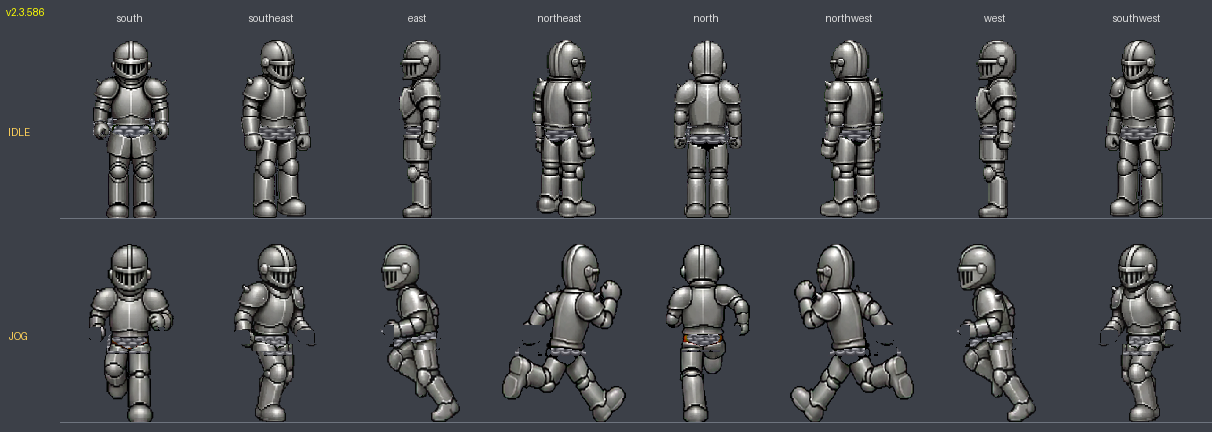
#> input picture tools/armored-board-v2.3.586.png, 1212 x 432 px, given in place of jog-armored-board-v2.3.586.png.png, which was not available
$ python rebuild_fullset_neck.py armored-board-v2.3.586.png 5
#> lines starting #> are read from the running program, lines starting #| are printed output that depends on the picture; pictures that were not available may be replaced by others from this repository, and a replacement may not be noted
#!/usr/bin/env python3
"""v2.3.1377 (owner: SW f1/f4/f7-10/f12/f13/f18/f19 "too much neck shoulder
showing except 4 which just has a decapitated floating head"): the fixed
0.27-of-figure helmet cut (v2.3.1370) tracks the BODY's bob, but the knight
figure's collar — drawn by the artist and registered by silhouette — does
not bob identically.  Where the cut landed below the collar the erase
clipped the collar and the head overlay showed neck/shoulder skin over the
armor; where it landed above, the overlay stopped short of the collar and
the head floated.

The cut is now PER-FRAME, anchored to the KNIGHT's own shoulder line:
the topmost armor row measured just OUTSIDE the helmet's columns (the
pauldron/collar shelf, unobstructed by the helmet), plus a small overlap
so the neck always tucks into the collar.  Both the fullset-sheet helmet
erase and the head-overlay sheet derive from the SAME per-frame row, so
they can never disagree.

Rebuilds from the PRISTINE (pre-erase) fullset sheet — restore it from
git first:  git show f162e5e:public/sprites/gear/fullset/steel/jog-<dir>.png

Usage: python3 tools/rebuild_fullset_neck.py <dir> [overlap_px]
Do NOT pipe through `head` — SIGPIPE can kill the run before the save.
"""
import sys
import numpy as np
from scipy import ndimage
from PIL import Image

OVERLAP = 2   # px of skin allowed to tuck over the collar top
# v2.3.1377c: hand-tuned per-frame cut nudges (negative = cut higher =
# less neck skin, more helmet risk).  Applied after the min() rule.
# southwest f8/f18: the collar sits genuinely low there (leaning pose),
# so the body-line cut left a long bare throat (owner's frame list).
OFFSETS = {'southwest': {1: 4, 8: -3, 18: -3}}
# per-frame right-slack clip for the head band (default +7): f1's lowered
# cut otherwise scoops the raised arm's skin into the overlay.
RSLACK = {'southwest': {1: 1}}
# frames whose cut sits BELOW the armor shoulder line: between the two,
# erase only the FACE-width columns so the pauldrons keep their tops
# (owner: f1 "chunk still missing from that shoulder").  Value =
# (left inset, right inset) applied to the head cols for the mid band.
MIDBAND = {'southwest': {1: (0, 3)}}
# v2.3.1378: frames where a smidge of helmet edge survived BEYOND the
# column slack (owner: SW f0/f1/f2/f13/f14).  For these, a wider band
# is shaved down to the armor SHELF: everything above the first row
# whose armor run spans most of the band is erased.
SHELF_ERASE = {'southwest': [0, 1, 2, 13, 14]}
# v2.3.1379b (owner: "take off more on 1"): frames whose head overlay
# carries a thick dark hair/shadow arc along the skull edge that reads
# as helmet next to the armor.  Mid-dark pixels within 3px of the
# silhouette edge are erased (the 1px black outline survives).
EDGE_STRIP = {}
# v2.3.1385 (owner: north/south "top of the armor is clipped a little
# around the head"): the erase used the same row as the head cut, so the
# 2px tuck overlap shaved the collar top.  The ERASE now stops RELIEF px
# higher; the head overlay still reaches the cut and covers the strip in
# between, so the neck keeps tucking with the collar top intact.
# v2.3.1457 (owner: SW "armor shoulder during full arm backswing is
# getting clipped at the top"): southwest finally gets the same relief —
# it was cut before v2.3.1385 existed and never re-ran.
RELIEF = {'south': 2, 'north': 2, 'southwest': 2}
# v2.3.1386 (owner: "top of the armor was razored off in a straight line
# ... round the pauldrons out"): after the erase, the armor top is a flat
# ruler line.  For these dirs the flat top's ends are tapered into a dome
# (progressively deeper erase over the outermost columns) and any stray
# nubs above the line are removed.
# v2.3.1457: southwest joins, but through the BAND-LIMITED variant below
# (BAND_ROUND) — the 3/4 view's trailing pauldron legitimately rises
# above the flat line on the backswing, so the north/south "clear
# everything above the line" rule would re-clip the exact dome the owner
# is missing.  BAND_ROUND scans and tapers only inside the head band and
# only at genuinely free run ends.
ROUND_TOP = {'south', 'north'}
BAND_ROUND = {'southwest'}
ROUND_DROPS = [4, 3, 2, 1, 1]   # extra rows erased at run-end columns


def head_cols(op, top, figh):
    crown = op[top:top + max(1, int(0.18 * figh))]
    cm = crown.any(axis=0)
    runs = []
    x = 0
    while x < len(cm):
        if cm[x]:
            x2 = x
            while x2 + 1 < len(cm) and cm[x2 + 1]:
                x2 += 1
            runs.append((x2 - x + 1, x, x2))
            x = x2 + 1
        else:
            x += 1
    _, hx0, hx1 = max(runs)
    return hx0, hx1


def main():
    d = sys.argv[1]
    overlap = int(sys.argv[2]) if len(sys.argv) > 2 else OVERLAP
    # v2.3.1457: pristine guard (the rebuild_east_head_track.py pattern) —
    # this tool is destructive; running it on an ALREADY-CUT sheet erases
    # a second band and eats more armor.  A cut sheet has a long flat top
    # run inside the head band on most frames; the pristine helmeted
    # sheet never does.
    _pp = f'public/sprites/gear/fullset/steel/jog-{d}.png'
    _pa = np.array(Image.open(_pp).convert('RGBA'))
#> _pa is the input picture: shape (432, 1212, 4); mean R, G, B, A 70, 72.9, 78.3, 255
    _pw = _pa.shape[0]
    _flatish = 0
    for _i in range(_pa.shape[1] // _pw):
        _fr = _pa[:, _i * _pw:(_i + 1) * _pw, 3] > 40
        _ys = np.where(_fr.any(axis=1))[0]
        if not len(_ys):
            continue
        if _fr[_ys[0]].sum() >= 18:
            _flatish += 1
    if _flatish > 3:
        raise SystemExit(
            f'{_pp} looks ALREADY CUT ({_flatish} flat-top frames) — restore '
            f'the pristine sheet first:  git show f162e5e:{_pp} > {_pp}')
    b = Image.open(f'public/sprites/player/jog-{d}.png').convert('RGBA')
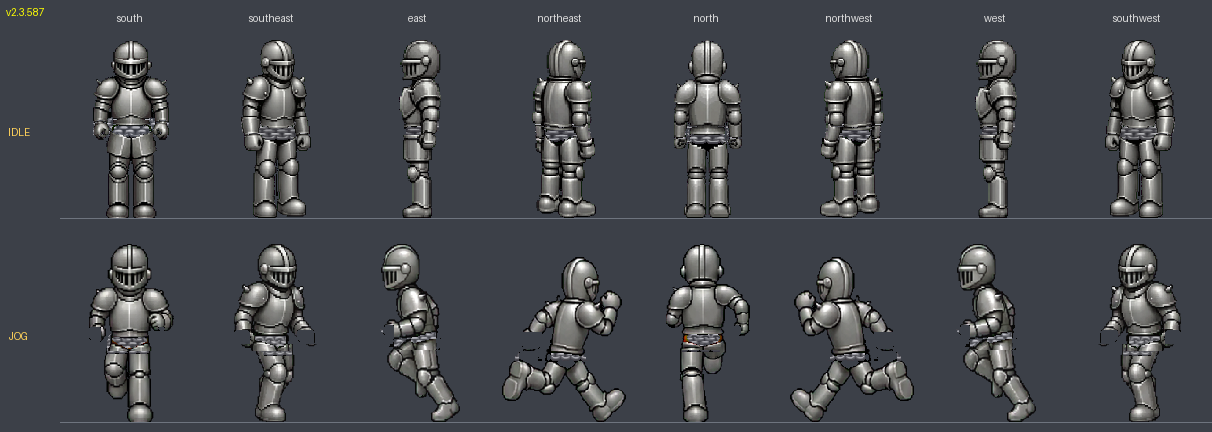
#> input picture tools/armored-board-v2.3.587.png, 1212 x 432 px, given in place of jog-armored-board-v2.3.586.png.png, which was not available
#> b is the input picture: PIL image 1212x432 RGBA; mean R, G, B, A 69.8, 72.7, 78.2, 255
    fw = b.height
#> fw = 432
    n = b.width // fw
#> n = 2
    ba = np.array(b)
    p = f'public/sprites/gear/fullset/steel/jog-{d}.png'
    fs = np.array(Image.open(p).convert('RGBA'))
    ffw = fs.shape[0]
#> ffw = 432
    fn = fs.shape[1] // ffw
#> fn = 2
    heads = np.zeros_like(ba)
    cuts = []
    for i in range(n):
        bf = ba[:, i * fw:(i + 1) * fw]
        op = bf[:, :, 3] > 40
        ys = np.where(op.any(axis=1))[0]
        if not len(ys):
            cuts.append(None)
            continue
        top, bot = ys[0], ys[-1]
        hx0, hx1 = head_cols(op, top, max(1, bot - top))
        # knight shoulder line: topmost armor just outside the helmet cols
        fi = min(fn - 1, round(i * fn / n))
        ff = fs[:, fi * ffw:(fi + 1) * ffw]
        fop = ff[:, :, 3] > 40
        tops = []
        for x in list(range(max(0, hx0 - 9), max(0, hx0 - 1))) \
                + list(range(min(ffw, hx1 + 2), min(ffw, hx1 + 10))):
            col = np.where(fop[:, x])[0]
            if len(col):
                tops.append(col.min())
        if not tops:
            cuts.append(None)
            continue
        neck27 = top + int(round(0.27 * max(1, bot - top)))
        # v2.3.1377b: take the HIGHER of the two anchors.  The shoulder
        # measure alone went wild on frames where the swing vacates the
        # sample columns (median landed on the chest -> giant skin patch);
        # the body fraction alone ignored the knight's actual collar
        # (owner's frame list).  min() = never cut below the body line,
        # cut higher wherever the armor really sits higher.
        cut = min(int(np.median(tops)) + overlap, neck27)
        cut += OFFSETS.get(d, {}).get(i, 0)
        cuts.append((cut, hx0, hx1))
        # head overlay: body band above the cut, head cols only, largest blob
        band = op.copy()
        band[cut:] = False
        band[:, :max(0, hx0 - 6)] = False
        band[:, min(fw, hx1 + 1 + RSLACK.get(d, {}).get(i, 6)):] = False
        lbl, num = ndimage.label(band)
        if num:
            sizes = ndimage.sum(band, lbl, range(1, num + 1))
            headm = lbl == (int(np.argmax(sizes)) + 1)
            hf = heads[:, i * fw:(i + 1) * fw]
            hf[headm] = bf[headm]
#> this loop made 2 passes
#> (top, bot, hx0, hx1) on passes 1 to 2: (0, 431, 0, 431), (0, 431, 0, 431)
#> pass 1, in main, `bf = ba[:, i * fw:(i + 1) * fw]`:
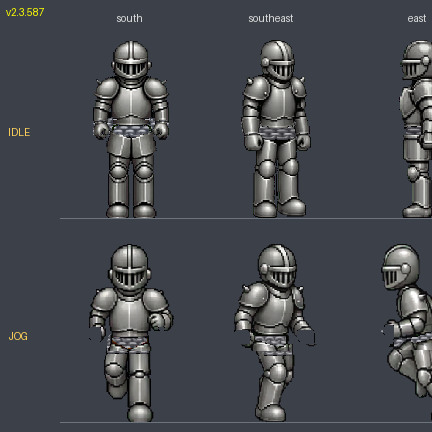
#> bf: shape (432, 432, 4); mean R, G, B, A 69.7, 72.6, 78, 255
#> pass 2, in main, `bf = ba[:, i * fw:(i + 1) * fw]`:
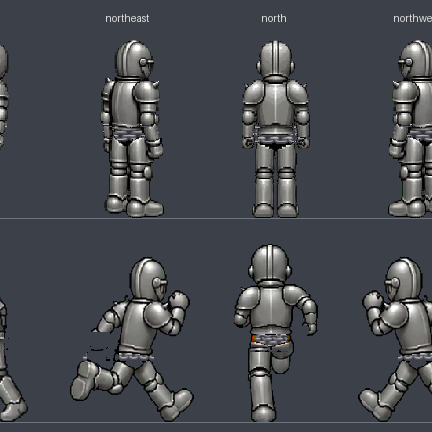
#> bf: shape (432, 432, 4); mean R, G, B, A 70.9, 73.8, 79.1, 255
#> after the loop, cuts = 2 items
    # helmet erase from the SAME cuts
    tot = 0
    for fi in range(fn):
        bi = min(n - 1, round(fi * n / fn))
        if cuts[bi] is None:
            continue
        cut, hx0, hx1 = cuts[bi]
        ff = fs[:, fi * ffw:(fi + 1) * ffw]
        zone = np.zeros(ff.shape[:2], bool)
        mb = MIDBAND.get(d, {}).get(bi)
        if mb is not None:
            fop0 = ff[:, :, 3] > 40
            tops0 = []
            for x in list(range(max(0, hx0 - 9), max(0, hx0 - 1))) \
                    + list(range(min(ffw, hx1 + 2), min(ffw, hx1 + 10))):
                col0 = np.where(fop0[:, x])[0]
                if len(col0):
                    tops0.append(col0.min())
            shelf0 = int(np.median(tops0)) if tops0 else cut
            _mbShelf = min(shelf0, cut)
            zone[:min(shelf0, cut), max(0, hx0 - 4):min(ffw, hx1 + 5)] = True
            zone[min(shelf0, cut):cut, max(0, hx0 + mb[0]):min(ffw, hx1 - mb[1] + 1)] = True
        else:
            _mbShelf = None
            zone[:cut - RELIEF.get(d, 0), max(0, hx0 - 4):min(ffw, hx1 + 5)] = True
        zone &= ff[:, :, 3] > 0
        ff[:, :, 3][zone] = 0
        tot += int(zone.sum())
        if bi in SHELF_ERASE.get(d, []):
            bx0, bx1 = max(0, hx0 - 8), min(ffw, hx1 + 11)
            bw2 = bx1 - bx0
            fop2 = ff[:, :, 3] > 40
            shelf = _mbShelf   # two-band frames: the real shoulder line —
                               # scanning after the center erase would land
                               # at the cut and re-eat the pauldron tops
            if shelf is None:
                for y in range(ffw):
                    if fop2[y, bx0:bx1].sum() >= 0.55 * bw2:
                        shelf = y
                        break
            if shelf is not None:
                # v2.3.1457 (owner: SW backswing "shoulder ... clipped at
                # the top"): the blind [:shelf] band erase also ate the
                # trailing PAULDRON dome wherever it rises through the
                # shelf row — and the band reaches 11px past the head
                # overlay's cover, so the destroyed strip showed as a
                # flat-cut shoulder with nothing drawn over it.  The
                # erase is now CONNECTIVITY-GATED: label the opaque
                # pixels above-and-including the shelf row; components
                # anchored on the shelf row are the armor itself (the
                # dome rising through the line) and survive, floating
                # components are helmet crumbs and die.  This keeps the
                # v2.3.1378 owner fix (crumbs gone) without flattening
                # the shoulder.
                sub = ff[:shelf + 1, bx0:bx1, 3] > 0
                lbl2, num2 = ndimage.label(sub)
                if num2:
                    anchored = set(lbl2[shelf][lbl2[shelf] > 0].tolist())
                    kill = np.zeros_like(sub)
                    for l2 in range(1, num2 + 1):
                        if l2 not in anchored:
                            kill |= (lbl2 == l2)
                    kill[shelf] = False
                    ff[:shelf + 1, bx0:bx1, 3][kill] = 0
                    tot += int(kill.sum())
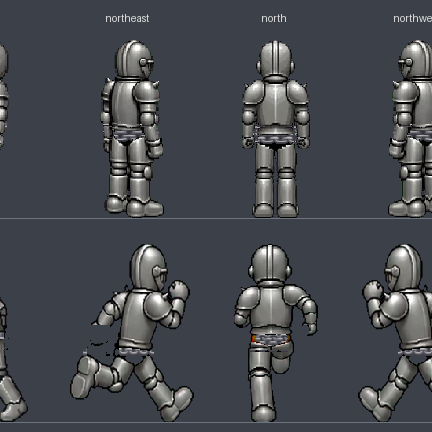
#> ff: shape (432, 432, 4); mean R, G, B, A 71.3, 74.1, 79.3, 255
#> after the loop, tot = 0
    if d in BAND_ROUND:
        # v2.3.1457: band-limited round-top for the 3/4 views.  Unlike
        # ROUND_TOP below, this (a) scans for the razor line only INSIDE
        # the head band, (b) never clears above it (the backswing
        # pauldron dome legitimately lives there), and (c) tapers a run
        # end only when the column just beyond it is transparent at the
        # razor row — a genuinely free end, not a dome or arm the run
        # continues into.
        for fi in range(fn):
            bi = min(n - 1, round(fi * n / fn))
            if cuts[bi] is None:
                continue
            _, hx0, hx1 = cuts[bi]
            bx0, bx1 = max(0, hx0 - 4), min(ffw, hx1 + 5)
            ff = fs[:, fi * ffw:(fi + 1) * ffw]
            op2 = ff[:, :, 3] > 40
            flat = None
            for y in range(ffw):
                row = op2[y, bx0:bx1]
                best = 0
                run = 0
                for v in row:
                    run = run + 1 if v else 0
                    best = max(best, run)
                if best >= 16:
                    flat = y
                    break
            if flat is None:
                continue
            rowa = ff[:, :, 3][flat] > 40
            xs = np.where(rowa[bx0:bx1])[0]
            if not len(xs):
                continue
            x0, x1 = bx0 + int(xs.min()), bx0 + int(xs.max())
            for k, drop in enumerate(ROUND_DROPS):
                for side, x in ((0, x0 + k), (1, x1 - k)):
                    if not (0 <= x < ffw):
                        continue
                    ox = x0 - 1 if side == 0 else x1 + 1
                    if 0 <= ox < ffw and rowa[ox]:
                        continue   # run continues past the band: not a free end
                    ff[:, :, 3][flat:flat + drop, x] = 0
    if d in ROUND_TOP:
        for fi in range(fn):
            ff = fs[:, fi * ffw:(fi + 1) * ffw]
            op2 = ff[:, :, 3] > 40
            flat = None
            for y in range(ffw):
                row = op2[y]
                # longest run on this row
                best = 0
                run = 0
                for v in row:
                    run = run + 1 if v else 0
                    best = max(best, run)
                if best >= 20:
                    flat = y
                    break
            if flat is None:
                continue
            # stray nubs above the line: clear everything above it
            ff[:, :, 3][:flat][op2[:flat]] = 0
            # find the flat run's extent on the line
            row = ff[:, :, 3][flat] > 40
            xs = np.where(row)[0]
            if not len(xs):
                continue
            x0, x1 = xs.min(), xs.max()
            for k, drop in enumerate(ROUND_DROPS):
                for x in (x0 + k, x1 - k):
                    if 0 <= x < ffw:
                        ff[:, :, 3][flat:flat + drop, x] = 0
    Image.fromarray(fs).save(p)
    hp = f'public/sprites/player/jog-{d}-head.png'
    # jaw side trim (bottom 2 rows to the central 60%) — the jaw is wider
    # than the neck and poked out beside the collar (v2.3.1374, north)
    trimmed = 0
    for i in range(n):
        hf = heads[:, i * fw:(i + 1) * fw]
        op2 = hf[:, :, 3] > 40
        if not op2.any():
            continue
        ys = np.where(op2.any(axis=1))[0]
        bot = ys.max()
        xs = np.where(op2.any(axis=0))[0]
        x0, x1 = xs.min(), xs.max()
        w = x1 - x0
        k0, k1 = x0 + int(0.20 * w), x1 - int(0.20 * w)
        for y in range(max(0, bot - 1), bot + 1):
            for x in range(fw):
                if hf[y, x, 3] > 40 and not (k0 <= x <= k1):
                    hf[y, x, 3] = 0
                    trimmed += 1
#> hf: shape (432, 432, 4); every value is 0
#> after the loop, trimmed = 0
    # v2.3.1379 (owner: SW f0/f1 "smidge too much helmet left over"): the
    # body art draws parts of the head outline in NEUTRAL GRAY (~75,75,74)
    # — on the bare body it reads as shading, but over the knight it reads
    # as leftover helmet steel.  Recolor neutral grays in the OVERLAY to
    # the skin-outline brown; the body sheet itself is untouched.
    for i in EDGE_STRIP.get(d, []):
        hf = heads[:, i * fw:(i + 1) * fw]
        op3 = hf[:, :, 3] > 40
        if not op3.any():
            continue
        from scipy.ndimage import binary_erosion
        inner = binary_erosion(op3, iterations=3)
        edge3 = op3 & ~inner
        Rz = hf[:, :, 0].astype(int)
        Gz = hf[:, :, 1].astype(int)
        Bz = hf[:, :, 2].astype(int)
        lz = 0.3 * Rz + 0.45 * Gz + 0.25 * Bz
        # neutral grays only — warm skin-shadow browns share the
        # luminance band but have R far above B (v2.3.1379c: the first
        # lum-only filter ate the shaded side of the face)
        strip = edge3 & (lz > 40) & (lz < 135) & ((Rz - Bz) < 25)
        hf[:, :, 3][strip] = 0
#> this loop made 0 passes
    Rh = heads[:, :, 0].astype(int)
#> Rh: shape (432, 1212) int64; every value is 0
    Gh = heads[:, :, 1].astype(int)
    Bh = heads[:, :, 2].astype(int)
    lum = 0.3 * Rh + 0.45 * Gh + 0.25 * Bh
    grayish = (heads[:, :, 3] > 40) & (np.abs(Rh - Gh) < 16) \
        & (np.abs(Gh - Bh) < 16) & (lum > 50) & (lum < 120)
#> grayish: shape (432, 1212) bool; every value is 0
    heads[:, :, 0][grayish] = 65
    heads[:, :, 1][grayish] = 38
    heads[:, :, 2][grayish] = 18
    Image.fromarray(heads).save(hp)
    print(f'{d}: {int(grayish.sum())} gray outline px recolored to skin-outline brown')
#| armored-board-v2.3.586.png: 0 gray outline px recolored to skin-outline brown
    print(f'{d}: per-frame cuts {[c[0] if c else None for c in cuts]}')
#| armored-board-v2.3.586.png: per-frame cuts [None, None]
    print(f'{d}: helmet erased ({tot} px) -> {p}; head sheet -> {hp} (jaw trim {trimmed} px)')
#| armored-board-v2.3.586.png: helmet erased (0 px) -> public/sprites/gear/fullset/steel/jog-armored-board-v2.3.586.png.png; head sheet -> public/sprites/player/jog-armored-board-v2.3.586.png-head.png (jaw trim 0 px)


if __name__ == '__main__':
    main()
